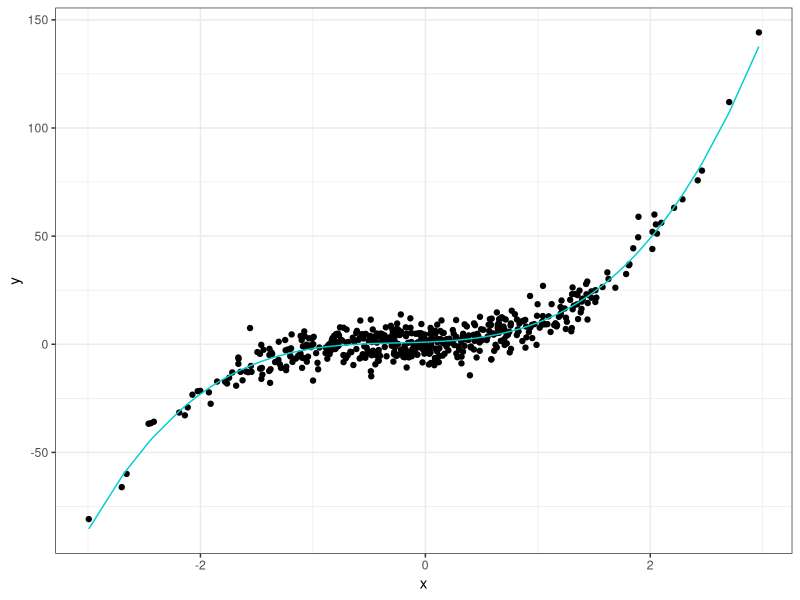
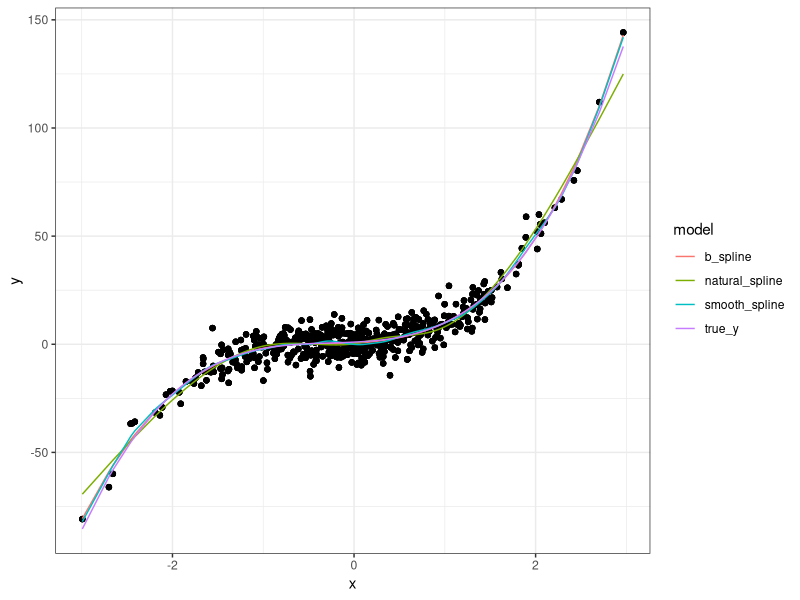
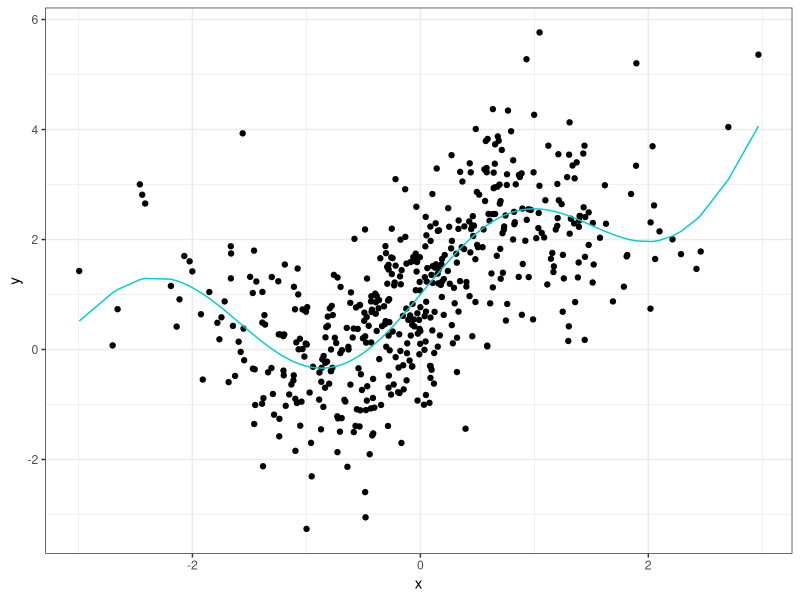
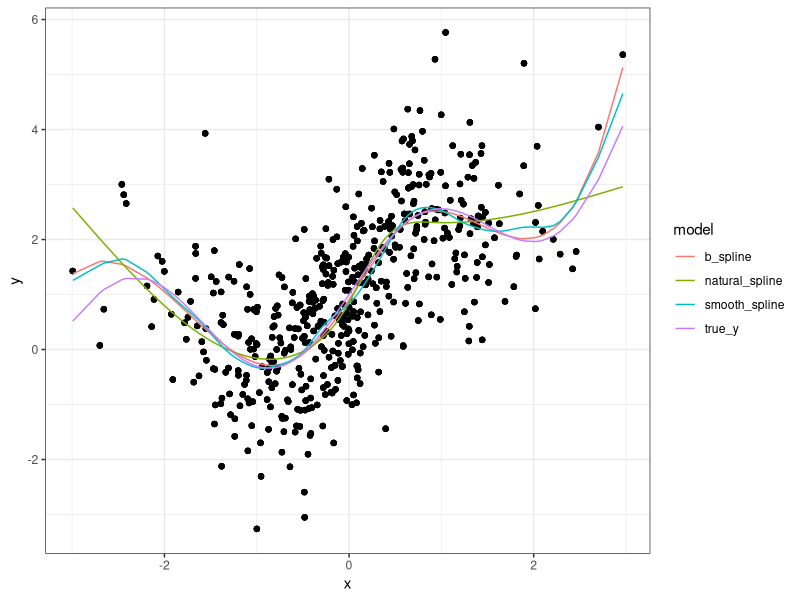

Write the R code that produced these figures, in order.
## ---- chunk 1
library(tidyverse)
library(splines)

theme_set(theme_bw())

set.seed(42)
x <- rnorm(500)
y <- 1 + 2*x + 3*x^2 + 4*x^3 + rnorm(500, sd = 5)
true_y <- 1 + 2*x + 3*x^2 + 4*x^3
df <- tibble(x, y, true_y)

## ---- chunk 2
ggplot(df, aes(x, y)) +
  geom_point() +
  geom_line(aes(x, true_y), color = "#00CED1")
## ---- chunk 3
b_spline <- lm(y ~ bs(x, df = 6), data = df)
natural_spline <- lm(y ~ ns(x, df = 6), data = df)
smooth_spline <- smooth.spline(df$x, df$y, cv = TRUE)

# put everything together
model_df <- df %>% 
  bind_cols(b_spline = b_spline$fitted.values,
            natural_spline = natural_spline$fitted.values,
            smooth_spline = fitted.values(smooth_spline)) %>% 
  gather(true_y, b_spline, natural_spline, smooth_spline, 
         key = "model", value = "fit")

ggplot(model_df, aes(x, y)) +
  geom_point() +
  geom_line(aes(x, fit, color = model))
## ---- chunk 4
set.seed(42)
x <- rnorm(500)
y <- sin(2*x) + exp(0.5*x) + rnorm(500)
true_y <- sin(2*x) + exp(0.5*x)
df <- tibble(x, y, true_y)
## ---- chunk 5
ggplot(df, aes(x, y)) +
  geom_point() +
  geom_line(aes(x, true_y), color = "#00CED1")
## ---- chunk 6
b_spline <- lm(y ~ bs(x, df = 6), data = df)
natural_spline <- lm(y ~ ns(x, df = 6), data = df)
smooth_spline <- smooth.spline(df$x, df$y, cv = TRUE)


# append to original data frame
model_df <- df %>% 
  bind_cols(b_spline = b_spline$fitted.values,
            natural_spline = natural_spline$fitted.values,
            smooth_spline = fitted.values(smooth_spline)) %>% 
  gather(true_y, b_spline, natural_spline, smooth_spline, 
         key = "model", value = "fit")


ggplot(model_df, aes(x, y)) +
  geom_point() +
  geom_line(aes(x, fit, color = model))
